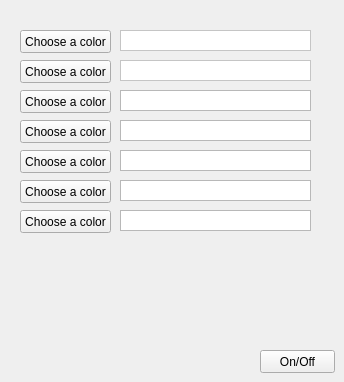
    <widget class="QWidget" name="SquenceTab">
     <attribute name="title">
      <string>Sequence</string>
     </attribute>
     <widget class="QPushButton" name="SeqButton1">
      <property name="geometry">
       <rect>
        <x>20</x>
        <y>30</y>
        <width>91</width>
        <height>23</height>
       </rect>
      </property>
      <property name="text">
       <string>Сhoose a color</string>
      </property>
     </widget>
     <widget class="QPushButton" name="SeqButton2">
      <property name="geometry">
       <rect>
        <x>20</x>
        <y>60</y>
        <width>91</width>
        <height>23</height>
       </rect>
      </property>
      <property name="text">
       <string>Сhoose a color</string>
      </property>
     </widget>
     <widget class="QPushButton" name="SeqButton3">
      <property name="geometry">
       <rect>
        <x>20</x>
        <y>90</y>
        <width>91</width>
        <height>23</height>
       </rect>
      </property>
      <property name="text">
       <string>Сhoose a color</string>
      </property>
     </widget>
     <widget class="QPushButton" name="SeqButton5">
      <property name="geometry">
       <rect>
        <x>20</x>
        <y>150</y>
        <width>91</width>
        <height>23</height>
       </rect>
      </property>
      <property name="text">
       <string>Сhoose a color</string>
      </property>
     </widget>
     <widget class="QPushButton" name="SeqButton6">
      <property name="geometry">
       <rect>
        <x>20</x>
        <y>180</y>
        <width>91</width>
        <height>23</height>
       </rect>
      </property>
      <property name="text">
       <string>Сhoose a color</string>
      </property>
     </widget>
     <widget class="QPushButton" name="SeqButton7">
      <property name="geometry">
       <rect>
        <x>20</x>
        <y>210</y>
        <width>91</width>
        <height>23</height>
       </rect>
      </property>
      <property name="text">
       <string>Сhoose a color</string>
      </property>
     </widget>
     <widget class="QPushButton" name="SeqButton4">
      <property name="geometry">
       <rect>
        <x>20</x>
        <y>120</y>
        <width>91</width>
        <height>23</height>
       </rect>
      </property>
      <property name="text">
       <string>Сhoose a color</string>
      </property>
     </widget>
     <widget class="QGraphicsView" name="Pre1">
      <property name="geometry">
       <rect>
        <x>120</x>
        <y>30</y>
        <width>191</width>
        <height>21</height>
       </rect>
      </property>
      <property name="palette">
       <palette>
        <active>
         <colorrole role="WindowText">
          <brush brushstyle="SolidPattern">
           <color alpha="255">
            <red>0</red>
            <green>0</green>
            <blue>0</blue>
           </color>
          </brush>
         </colorrole>
         <colorrole role="Button">
          <brush brushstyle="SolidPattern">
           <color alpha="255">
            <red>255</red>
            <green>255</green>
            <blue>255</blue>
           </color>
          </brush>
         </colorrole>
         <colorrole role="Light">
          <brush brushstyle="SolidPattern">
           <color alpha="255">
            <red>255</red>
            <green>255</green>
            <blue>255</blue>
           </color>
          </brush>
         </colorrole>
         <colorrole role="Midlight">
          <brush brushstyle="SolidPattern">
           <color alpha="255">
            <red>255</red>
            <green>255</green>
            <blue>255</blue>
           </color>
          </brush>
         </colorrole>
         <colorrole role="Dark">
          <brush brushstyle="SolidPattern">
           <color alpha="255">
            <red>127</red>
            <green>127</green>
            <blue>127</blue>
           </color>
          </brush>
         </colorrole>
         <colorrole role="Mid">
          <brush brushstyle="SolidPattern">
           <color alpha="255">
            <red>170</red>
            <green>170</green>
            <blue>170</blue>
           </color>
          </brush>
         </colorrole>
         <colorrole role="Text">
          <brush brushstyle="SolidPattern">
           <color alpha="255">
            <red>0</red>
            <green>0</green>
            <blue>0</blue>
           </color>
          </brush>
         </colorrole>
         <colorrole role="BrightText">
          <brush brushstyle="SolidPattern">
           <color alpha="255">
            <red>255</red>
            <green>255</green>
            <blue>255</blue>
           </color>
          </brush>
         </colorrole>
         <colorrole role="ButtonText">
          <brush brushstyle="SolidPattern">
           <color alpha="255">
            <red>0</red>
            <green>0</green>
            <blue>0</blue>
           </color>
          </brush>
         </colorrole>
         <colorrole role="Base">
          <brush brushstyle="SolidPattern">
           <color alpha="255">
            <red>255</red>
            <green>255</green>
            <blue>255</blue>
           </color>
          </brush>
         </colorrole>
         <colorrole role="Window">
          <brush brushstyle="SolidPattern">
           <color alpha="255">
            <red>255</red>
            <green>255</green>
            <blue>255</blue>
           </color>
          </brush>
         </colorrole>
         <colorrole role="Shadow">
          <brush brushstyle="SolidPattern">
           <color alpha="255">
            <red>0</red>
            <green>0</green>
            <blue>0</blue>
           </color>
          </brush>
         </colorrole>
         <colorrole role="AlternateBase">
          <brush brushstyle="SolidPattern">
           <color alpha="255">
            <red>255</red>
            <green>255</green>
            <blue>255</blue>
           </color>
          </brush>
         </colorrole>
         <colorrole role="ToolTipBase">
          <brush brushstyle="SolidPattern">
           <color alpha="255">
            <red>255</red>
            <green>255</green>
            <blue>220</blue>
           </color>
          </brush>
         </colorrole>
         <colorrole role="ToolTipText">
          <brush brushstyle="SolidPattern">
           <color alpha="255">
            <red>0</red>
            <green>0</green>
            <blue>0</blue>
           </color>
          </brush>
         </colorrole>
         <colorrole role="PlaceholderText">
          <brush brushstyle="SolidPattern">
           <color alpha="128">
            <red>0</red>
            <green>0</green>
            <blue>0</blue>
           </color>
          </brush>
         </colorrole>
        </active>
        <inactive>
         <colorrole role="WindowText">
          <brush brushstyle="SolidPattern">
           <color alpha="255">
            <red>0</red>
            <green>0</green>
            <blue>0</blue>
           </color>
          </brush>
         </colorrole>
         <colorrole role="Button">
          <brush brushstyle="SolidPattern">
           <color alpha="255">
            <red>255</red>
            <green>255</green>
            <blue>255</blue>
           </color>
          </brush>
         </colorrole>
         <colorrole role="Light">
          <brush brushstyle="SolidPattern">
           <color alpha="255">
            <red>255</red>
            <green>255</green>
            <blue>255</blue>
           </color>
          </brush>
         </colorrole>
         <colorrole role="Midlight">
          <brush brushstyle="SolidPattern">
           <color alpha="255">
            <red>255</red>
            <green>255</green>
            <blue>255</blue>
           </color>
          </brush>
         </colorrole>
         <colorrole role="Dark">
          <brush brushstyle="SolidPattern">
           <color alpha="255">
            <red>127</red>
            <green>127</green>
            <blue>127</blue>
           </color>
          </brush>
         </colorrole>
         <colorrole role="Mid">
          <brush brushstyle="SolidPattern">
           <color alpha="255">
            <red>170</red>
            <green>170</green>
            <blue>170</blue>
           </color>
          </brush>
         </colorrole>
         <colorrole role="Text">
          <brush brushstyle="SolidPattern">
           <color alpha="255">
            <red>0</red>
            <green>0</green>
            <blue>0</blue>
           </color>
          </brush>
         </colorrole>
         <colorrole role="BrightText">
          <brush brushstyle="SolidPattern">
           <color alpha="255">
            <red>255</red>
            <green>255</green>
            <blue>255</blue>
           </color>
          </brush>
         </colorrole>
         <colorrole role="ButtonText">
          <brush brushstyle="SolidPattern">
           <color alpha="255">
            <red>0</red>
            <green>0</green>
            <blue>0</blue>
           </color>
          </brush>
         </colorrole>
         <colorrole role="Base">
          <brush brushstyle="SolidPattern">
           <color alpha="255">
            <red>255</red>
            <green>255</green>
            <blue>255</blue>
           </color>
          </brush>
         </colorrole>
         <colorrole role="Window">
          <brush brushstyle="SolidPattern">
           <color alpha="255">
            <red>255</red>
            <green>255</green>
            <blue>255</blue>
           </color>
          </brush>
         </colorrole>
         <colorrole role="Shadow">
          <brush brushstyle="SolidPattern">
           <color alpha="255">
            <red>0</red>
            <green>0</green>
            <blue>0</blue>
           </color>
          </brush>
         </colorrole>
         <colorrole role="AlternateBase">
          <brush brushstyle="SolidPattern">
           <color alpha="255">
            <red>255</red>
            <green>255</green>
            <blue>255</blue>
           </color>
          </brush>
         </colorrole>
         <colorrole role="ToolTipBase">
          <brush brushstyle="SolidPattern">
           <color alpha="255">
            <red>255</red>
            <green>255</green>
            <blue>220</blue>
           </color>
          </brush>
         </colorrole>
         <colorrole role="ToolTipText">
          <brush brushstyle="SolidPattern">
           <color alpha="255">
            <red>0</red>
            <green>0</green>
            <blue>0</blue>
           </color>
          </brush>
         </colorrole>
         <colorrole role="PlaceholderText">
          <brush brushstyle="SolidPattern">
           <color alpha="128">
            <red>0</red>
            <green>0</green>
            <blue>0</blue>
           </color>
          </brush>
         </colorrole>
        </inactive>
        <disabled>
         <colorrole role="WindowText">
          <brush brushstyle="SolidPattern">
           <color alpha="255">
            <red>127</red>
            <green>127</green>
            <blue>127</blue>
           </color>
          </brush>
         </colorrole>
         <colorrole role="Button">
          <brush brushstyle="SolidPattern">
           <color alpha="255">
            <red>255</red>
            <green>255</green>
            <blue>255</blue>
           </color>
          </brush>
         </colorrole>
         <colorrole role="Light">
          <brush brushstyle="SolidPattern">
           <color alpha="255">
            <red>255</red>
            <green>255</green>
            <blue>255</blue>
           </color>
          </brush>
         </colorrole>
         <colorrole role="Midlight">
          <brush brushstyle="SolidPattern">
           <color alpha="255">
            <red>255</red>
            <green>255</green>
            <blue>255</blue>
           </color>
          </brush>
         </colorrole>
         <colorrole role="Dark">
          <brush brushstyle="SolidPattern">
           <color alpha="255">
            <red>127</red>
            <green>127</green>
            <blue>127</blue>
           </color>
          </brush>
         </colorrole>
         <colorrole role="Mid">
          <brush brushstyle="SolidPattern">
           <color alpha="255">
            <red>170</red>
            <green>170</green>
            <blue>170</blue>
           </color>
          </brush>
         </colorrole>
         <colorrole role="Text">
          <brush brushstyle="SolidPattern">
           <color alpha="255">
            <red>127</red>
            <green>127</green>
            <blue>127</blue>
           </color>
          </brush>
         </colorrole>
         <colorrole role="BrightText">
          <brush brushstyle="SolidPattern">
           <color alpha="255">
            <red>255</red>
            <green>255</green>
            <blue>255</blue>
           </color>
          </brush>
         </colorrole>
         <colorrole role="ButtonText">
          <brush brushstyle="SolidPattern">
           <color alpha="255">
            <red>127</red>
            <green>127</green>
            <blue>127</blue>
           </color>
          </brush>
         </colorrole>
         <colorrole role="Base">
          <brush brushstyle="SolidPattern">
           <color alpha="255">
            <red>255</red>
            <green>255</green>
            <blue>255</blue>
           </color>
          </brush>
         </colorrole>
         <colorrole role="Window">
          <brush brushstyle="SolidPattern">
           <color alpha="255">
            <red>255</red>
            <green>255</green>
            <blue>255</blue>
           </color>
          </brush>
         </colorrole>
         <colorrole role="Shadow">
          <brush brushstyle="SolidPattern">
           <color alpha="255">
            <red>0</red>
            <green>0</green>
            <blue>0</blue>
           </color>
          </brush>
         </colorrole>
         <colorrole role="AlternateBase">
          <brush brushstyle="SolidPattern">
           <color alpha="255">
            <red>255</red>
            <green>255</green>
            <blue>255</blue>
           </color>
          </brush>
         </colorrole>
         <colorrole role="ToolTipBase">
          <brush brushstyle="SolidPattern">
           <color alpha="255">
            <red>255</red>
            <green>255</green>
            <blue>220</blue>
           </color>
          </brush>
         </colorrole>
         <colorrole role="ToolTipText">
          <brush brushstyle="SolidPattern">
           <color alpha="255">
            <red>0</red>
            <green>0</green>
            <blue>0</blue>
           </color>
          </brush>
         </colorrole>
         <colorrole role="PlaceholderText">
          <brush brushstyle="SolidPattern">
           <color alpha="128">
            <red>0</red>
            <green>0</green>
            <blue>0</blue>
           </color>
          </brush>
         </colorrole>
        </disabled>
       </palette>
      </property>
      <property name="autoFillBackground">
       <bool>true</bool>
      </property>
      <property name="interactive">
       <bool>false</bool>
      </property>
     </widget>
     <widget class="QGraphicsView" name="Pre2">
      <property name="geometry">
       <rect>
        <x>120</x>
        <y>60</y>
        <width>191</width>
        <height>21</height>
       </rect>
      </property>
      <property name="palette">
       <palette>
        <active>
         <colorrole role="WindowText">
          <brush brushstyle="SolidPattern">
           <color alpha="255">
            <red>0</red>
            <green>0</green>
            <blue>0</blue>
           </color>
          </brush>
         </colorrole>
         <colorrole role="Button">
          <brush brushstyle="SolidPattern">
           <color alpha="255">
            <red>255</red>
            <green>255</green>
            <blue>255</blue>
           </color>
          </brush>
         </colorrole>
         <colorrole role="Light">
          <brush brushstyle="SolidPattern">
           <color alpha="255">
            <red>255</red>
            <green>255</green>
            <blue>255</blue>
           </color>
          </brush>
         </colorrole>
         <colorrole role="Midlight">
          <brush brushstyle="SolidPattern">
           <color alpha="255">
            <red>255</red>
            <green>255</green>
            <blue>255</blue>
           </color>
          </brush>
         </colorrole>
         <colorrole role="Dark">
          <brush brushstyle="SolidPattern">
           <color alpha="255">
            <red>127</red>
            <green>127</green>
            <blue>127</blue>
           </color>
          </brush>
         </colorrole>
         <colorrole role="Mid">
          <brush brushstyle="SolidPattern">
           <color alpha="255">
            <red>170</red>
            <green>170</green>
            <blue>170</blue>
           </color>
          </brush>
         </colorrole>
         <colorrole role="Text">
          <brush brushstyle="SolidPattern">
           <color alpha="255">
            <red>0</red>
            <green>0</green>
            <blue>0</blue>
           </color>
          </brush>
         </colorrole>
         <colorrole role="BrightText">
          <brush brushstyle="SolidPattern">
           <color alpha="255">
            <red>255</red>
            <green>255</green>
            <blue>255</blue>
           </color>
          </brush>
         </colorrole>
         <colorrole role="ButtonText">
          <brush brushstyle="SolidPattern">
           <color alpha="255">
            <red>0</red>
            <green>0</green>
            <blue>0</blue>
           </color>
          </brush>
         </colorrole>
         <colorrole role="Base">
          <brush brushstyle="SolidPattern">
           <color alpha="255">
            <red>255</red>
            <green>255</green>
            <blue>255</blue>
           </color>
          </brush>
         </colorrole>
         <colorrole role="Window">
          <brush brushstyle="SolidPattern">
           <color alpha="255">
            <red>255</red>
            <green>255</green>
            <blue>255</blue>
           </color>
          </brush>
         </colorrole>
         <colorrole role="Shadow">
          <brush brushstyle="SolidPattern">
           <color alpha="255">
            <red>0</red>
            <green>0</green>
            <blue>0</blue>
           </color>
          </brush>
         </colorrole>
         <colorrole role="AlternateBase">
          <brush brushstyle="SolidPattern">
           <color alpha="255">
            <red>255</red>
            <green>255</green>
            <blue>255</blue>
           </color>
          </brush>
         </colorrole>
         <colorrole role="ToolTipBase">
          <brush brushstyle="SolidPattern">
           <color alpha="255">
            <red>255</red>
            <green>255</green>
            <blue>220</blue>
           </color>
          </brush>
         </colorrole>
         <colorrole role="ToolTipText">
          <brush brushstyle="SolidPattern">
           <color alpha="255">
            <red>0</red>
            <green>0</green>
            <blue>0</blue>
           </color>
          </brush>
         </colorrole>
         <colorrole role="PlaceholderText">
          <brush brushstyle="SolidPattern">
           <color alpha="128">
            <red>0</red>
            <green>0</green>
            <blue>0</blue>
           </color>
          </brush>
         </colorrole>
        </active>
        <inactive>
         <colorrole role="WindowText">
          <brush brushstyle="SolidPattern">
           <color alpha="255">
            <red>0</red>
            <green>0</green>
            <blue>0</blue>
           </color>
          </brush>
         </colorrole>
         <colorrole role="Button">
          <brush brushstyle="SolidPattern">
           <color alpha="255">
            <red>255</red>
            <green>255</green>
            <blue>255</blue>
           </color>
          </brush>
         </colorrole>
         <colorrole role="Light">
          <brush brushstyle="SolidPattern">
           <color alpha="255">
            <red>255</red>
            <green>255</green>
            <blue>255</blue>
           </color>
          </brush>
         </colorrole>
         <colorrole role="Midlight">
          <brush brushstyle="SolidPattern">
           <color alpha="255">
            <red>255</red>
            <green>255</green>
            <blue>255</blue>
           </color>
          </brush>
         </colorrole>
         <colorrole role="Dark">
          <brush brushstyle="SolidPattern">
           <color alpha="255">
            <red>127</red>
            <green>127</green>
            <blue>127</blue>
           </color>
          </brush>
         </colorrole>
         <colorrole role="Mid">
          <brush brushstyle="SolidPattern">
           <color alpha="255">
            <red>170</red>
            <green>170</green>
            <blue>170</blue>
           </color>
          </brush>
         </colorrole>
         <colorrole role="Text">
          <brush brushstyle="SolidPattern">
           <color alpha="255">
            <red>0</red>
            <green>0</green>
            <blue>0</blue>
           </color>
          </brush>
         </colorrole>
         <colorrole role="BrightText">
          <brush brushstyle="SolidPattern">
           <color alpha="255">
            <red>255</red>
            <green>255</green>
            <blue>255</blue>
           </color>
          </brush>
         </colorrole>
         <colorrole role="ButtonText">
          <brush brushstyle="SolidPattern">
           <color alpha="255">
            <red>0</red>
            <green>0</green>
            <blue>0</blue>
           </color>
          </brush>
         </colorrole>
         <colorrole role="Base">
          <brush brushstyle="SolidPattern">
           <color alpha="255">
            <red>255</red>
            <green>255</green>
            <blue>255</blue>
           </color>
          </brush>
         </colorrole>
         <colorrole role="Window">
          <brush brushstyle="SolidPattern">
           <color alpha="255">
            <red>255</red>
            <green>255</green>
            <blue>255</blue>
           </color>
          </brush>
         </colorrole>
         <colorrole role="Shadow">
          <brush brushstyle="SolidPattern">
           <color alpha="255">
            <red>0</red>
            <green>0</green>
            <blue>0</blue>
           </color>
          </brush>
         </colorrole>
         <colorrole role="AlternateBase">
          <brush brushstyle="SolidPattern">
           <color alpha="255">
            <red>255</red>
            <green>255</green>
            <blue>255</blue>
           </color>
          </brush>
         </colorrole>
         <colorrole role="ToolTipBase">
          <brush brushstyle="SolidPattern">
           <color alpha="255">
            <red>255</red>
            <green>255</green>
            <blue>220</blue>
           </color>
          </brush>
         </colorrole>
         <colorrole role="ToolTipText">
          <brush brushstyle="SolidPattern">
           <color alpha="255">
            <red>0</red>
            <green>0</green>
            <blue>0</blue>
           </color>
          </brush>
         </colorrole>
         <colorrole role="PlaceholderText">
          <brush brushstyle="SolidPattern">
           <color alpha="128">
            <red>0</red>
            <green>0</green>
            <blue>0</blue>
           </color>
          </brush>
         </colorrole>
        </inactive>
        <disabled>
         <colorrole role="WindowText">
          <brush brushstyle="SolidPattern">
           <color alpha="255">
            <red>127</red>
            <green>127</green>
            <blue>127</blue>
           </color>
          </brush>
         </colorrole>
         <colorrole role="Button">
          <brush brushstyle="SolidPattern">
           <color alpha="255">
            <red>255</red>
            <green>255</green>
            <blue>255</blue>
           </color>
          </brush>
         </colorrole>
         <colorrole role="Light">
          <brush brushstyle="SolidPattern">
           <color alpha="255">
            <red>255</red>
            <green>255</green>
            <blue>255</blue>
           </color>
          </brush>
         </colorrole>
         <colorrole role="Midlight">
          <brush brushstyle="SolidPattern">
           <color alpha="255">
            <red>255</red>
            <green>255</green>
            <blue>255</blue>
           </color>
          </brush>
         </colorrole>
         <colorrole role="Dark">
          <brush brushstyle="SolidPattern">
           <color alpha="255">
            <red>127</red>
            <green>127</green>
            <blue>127</blue>
           </color>
          </brush>
         </colorrole>
         <colorrole role="Mid">
          <brush brushstyle="SolidPattern">
           <color alpha="255">
            <red>170</red>
            <green>170</green>
            <blue>170</blue>
           </color>
          </brush>
         </colorrole>
         <colorrole role="Text">
          <brush brushstyle="SolidPattern">
           <color alpha="255">
            <red>127</red>
            <green>127</green>
            <blue>127</blue>
           </color>
          </brush>
         </colorrole>
         <colorrole role="BrightText">
          <brush brushstyle="SolidPattern">
           <color alpha="255">
            <red>255</red>
            <green>255</green>
            <blue>255</blue>
           </color>
          </brush>
         </colorrole>
         <colorrole role="ButtonText">
          <brush brushstyle="SolidPattern">
           <color alpha="255">
            <red>127</red>
            <green>127</green>
            <blue>127</blue>
           </color>
          </brush>
         </colorrole>
         <colorrole role="Base">
          <brush brushstyle="SolidPattern">
           <color alpha="255">
            <red>255</red>
            <green>255</green>
            <blue>255</blue>
           </color>
          </brush>
         </colorrole>
         <colorrole role="Window">
          <brush brushstyle="SolidPattern">
           <color alpha="255">
            <red>255</red>
            <green>255</green>
            <blue>255</blue>
           </color>
          </brush>
         </colorrole>
         <colorrole role="Shadow">
          <brush brushstyle="SolidPattern">
           <color alpha="255">
            <red>0</red>
            <green>0</green>
            <blue>0</blue>
           </color>
          </brush>
         </colorrole>
         <colorrole role="AlternateBase">
          <brush brushstyle="SolidPattern">
           <color alpha="255">
            <red>255</red>
            <green>255</green>
            <blue>255</blue>
           </color>
          </brush>
         </colorrole>
         <colorrole role="ToolTipBase">
          <brush brushstyle="SolidPattern">
           <color alpha="255">
            <red>255</red>
            <green>255</green>
            <blue>220</blue>
           </color>
          </brush>
         </colorrole>
         <colorrole role="ToolTipText">
          <brush brushstyle="SolidPattern">
           <color alpha="255">
            <red>0</red>
            <green>0</green>
            <blue>0</blue>
           </color>
          </brush>
         </colorrole>
         <colorrole role="PlaceholderText">
          <brush brushstyle="SolidPattern">
           <color alpha="128">
            <red>0</red>
            <green>0</green>
            <blue>0</blue>
           </color>
          </brush>
         </colorrole>
        </disabled>
       </palette>
      </property>
      <property name="autoFillBackground">
       <bool>true</bool>
      </property>
      <property name="interactive">
       <bool>false</bool>
      </property>
     </widget>
     <widget class="QGraphicsView" name="Pre3">
      <property name="geometry">
       <rect>
        <x>120</x>
        <y>90</y>
        <width>191</width>
        <height>21</height>
       </rect>
      </property>
      <property name="autoFillBackground">
       <bool>true</bool>
      </property>
      <property name="interactive">
       <bool>false</bool>
      </property>
     </widget>
     <widget class="QGraphicsView" name="Pre5">
      <property name="geometry">
       <rect>
        <x>120</x>
        <y>150</y>
        <width>191</width>
        <height>21</height>
       </rect>
      </property>
      <property name="autoFillBackground">
       <bool>true</bool>
      </property>
      <property name="interactive">
       <bool>false</bool>
      </property>
     </widget>
     <widget class="QGraphicsView" name="Pre6">
      <property name="geometry">
       <rect>
        <x>120</x>
        <y>180</y>
        <width>191</width>
        <height>21</height>
       </rect>
      </property>
      <property name="autoFillBackground">
       <bool>true</bool>
      </property>
      <property name="interactive">
       <bool>false</bool>
      </property>
     </widget>
     <widget class="QGraphicsView" name="Pre7">
      <property name="geometry">
       <rect>
        <x>120</x>
        <y>210</y>
        <width>191</width>
        <height>21</height>
       </rect>
      </property>
      <property name="autoFillBackground">
       <bool>true</bool>
      </property>
      <property name="interactive">
       <bool>false</bool>
      </property>
     </widget>
     <widget class="QGraphicsView" name="Pre4">
      <property name="geometry">
       <rect>
        <x>120</x>
        <y>120</y>
        <width>191</width>
        <height>21</height>
       </rect>
      </property>
      <property name="autoFillBackground">
       <bool>true</bool>
      </property>
      <property name="interactive">
       <bool>false</bool>
      </property>
     </widget>
     <widget class="QPushButton" name="pushButton_2">
      <property name="geometry">
       <rect>
        <x>260</x>
        <y>350</y>
        <width>75</width>
        <height>23</height>
       </rect>
      </property>
      <property name="text">
       <string>On/Off</string>
      </property>
      <property name="autoExclusive">
       <bool>false</bool>
      </property>
      <property name="autoDefault">
       <bool>false</bool>
      </property>
      <property name="default">
       <bool>false</bool>
      </property>
      <property name="flat">
       <bool>false</bool>
      </property>
     </widget>
    </widget>
